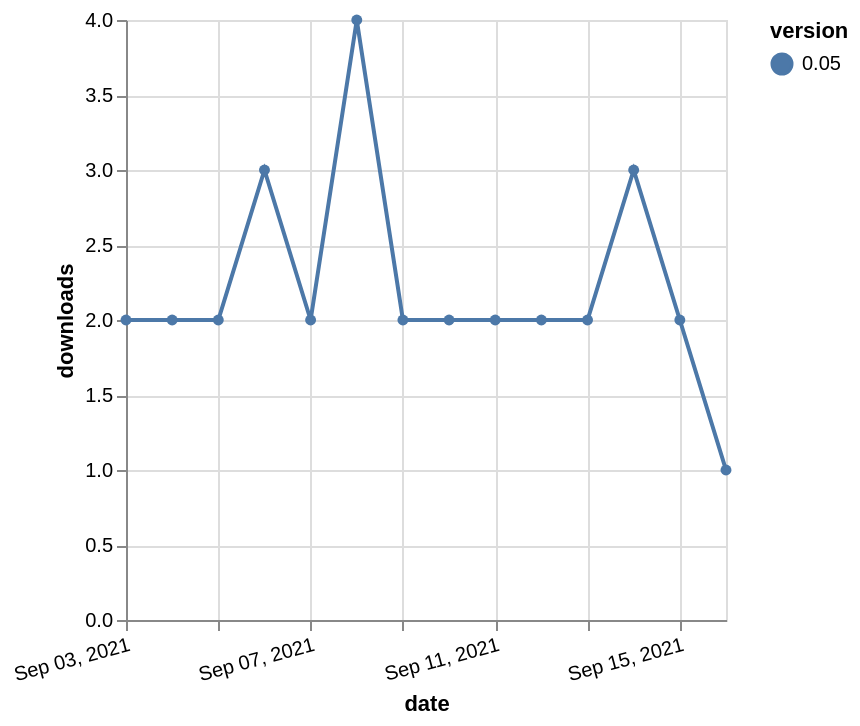

Write the Vega-Lite specification saved for this chart.
### Vega-Lite specification from a JSON file in a GitHub repository (floating-point values rounded to 4 significant figures)
{"$schema": "https://vega.github.io/schema/vega-lite/v5.json", "description": "A simple bar chart with embedded data.", "data": {"values": [{"date": "2021-09-03", "total": 1319, "delta": 2, "version": "0.05"}, {"date": "2021-09-04", "total": 1321, "delta": 2, "version": "0.05"}, {"date": "2021-09-05", "total": 1323, "delta": 2, "version": "0.05"}, {"date": "2021-09-06", "total": 1326, "delta": 3, "version": "0.05"}, {"date": "2021-09-07", "total": 1328, "delta": 2, "version": "0.05"}, {"date": "2021-09-08", "total": 1332, "delta": 4, "version": "0.05"}, {"date": "2021-09-09", "total": 1334, "delta": 2, "version": "0.05"}, {"date": "2021-09-10", "total": 1336, "delta": 2, "version": "0.05"}, {"date": "2021-09-11", "total": 1338, "delta": 2, "version": "0.05"}, {"date": "2021-09-12", "total": 1340, "delta": 2, "version": "0.05"}, {"date": "2021-09-13", "total": 1342, "delta": 2, "version": "0.05"}, {"date": "2021-09-14", "total": 1345, "delta": 3, "version": "0.05"}, {"date": "2021-09-15", "total": 1347, "delta": 2, "version": "0.05"}, {"date": "2021-09-16", "total": 1348, "delta": 1, "version": "0.05"}]}, "width": "container", "mark": {"type": "line", "point": {"filled": true}}, "encoding": {"x": {"field": "date", "type": "temporal", "timeUnit": "yearmonthdate", "title": "date", "axis": {"labelAngle": -15}}, "y": {"field": "delta", "type": "quantitative", "title": "downloads"}, "color": {"field": "version", "type": "nominal"}, "tooltip": {"field": "delta"}}}
